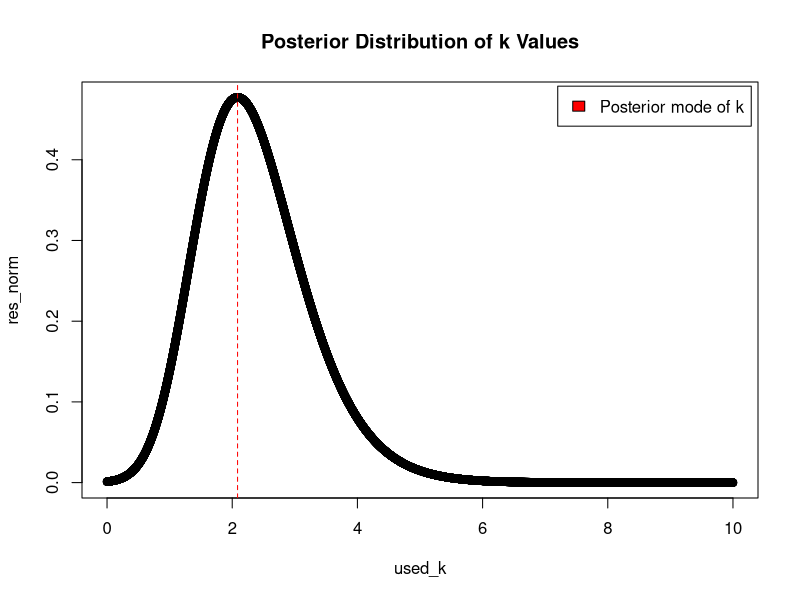

This figure's R source:


#3.a

# Function for the posterior distribution with n data points
p_cond <- function(y,mu,k){
  n = length(y)
  res = (1/(2*pi*besselI(k,0))^n) * exp(sum(k*cos(y-mu))-k)
  return(res) 
}



y= c(1.83, 2.02, 2.33, -2.79, 2.07, 2.02, -2.44, 2.14, 2.54, 2.23)

# Simulating 15000 posterior distribution over a k grid of 0-10 
N=1500
res = c()
used_k = c()
for (k in seq(0,10*N)){
  res = c(res,p_cond(y,2.51,k/N))
  used_k = c(used_k,k/N)
}

# Normalizing density values
res_norm = res*N/(sum(res))
# Plotting k values against densities
plot(used_k,res_norm, main = "Posterior Distribution of k Values")

# The mode of a distribution with a discrete random variable is the value of the term that occurs the most often
# i.e the value of k with the highest probability density
k_mode = used_k[res==max(res)]
abline(v=k_mode, col = "red", type="l", lty=2)
legend("topright", inset=.01, c("Posterior mode of k"), fill=c("red"), )
